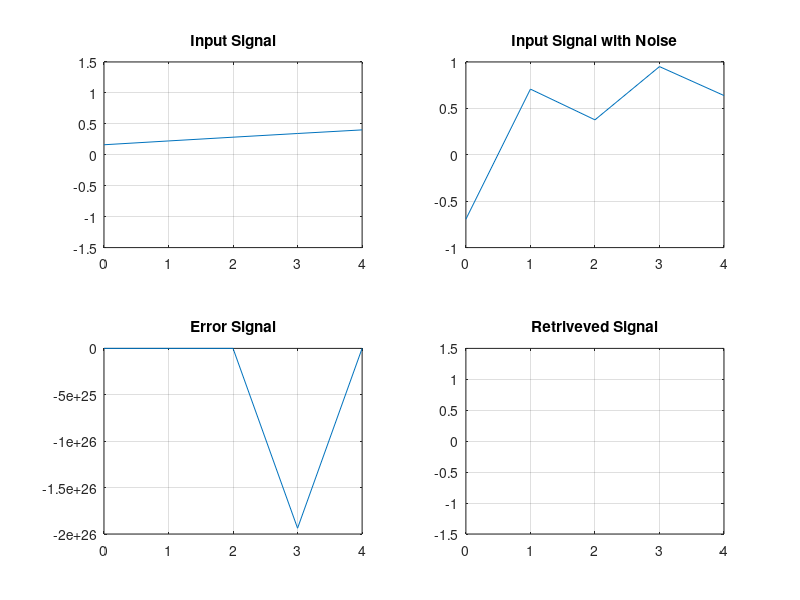

This chart was generated by the following MATLAB code:
clc;
clear all;
close all;
N=input('Length of Sequence N= ');
t=[0:N-1];
wo=0.01;
phi=0.1;
d=sin(2*pi*[1:N]*wo+phi);
x=d+randn(1,N)*0.5;
h=zeros(1,N);
mu=input('mu = ');
k=10*N;
while k>0
    e=d-h.*x;
    temp=h;
    h=temp+mu*e.*x;
    k=k-1;
end
yd=h.*x;
subplot(2,2,1);
plot(t,d);
title('Input Signal');
ylim([-1.5 1.5]);
grid on;
subplot(2,2,2);
plot(t,x);
title('Input Signal with Noise');
grid on;
subplot(2,2,3);
plot(t,e);
title('Error Signal');
grid on;
subplot(2,2,4);
plot(t,yd);
title('Retriveved Signal');
ylim([-1.5 1.5]);
grid on;